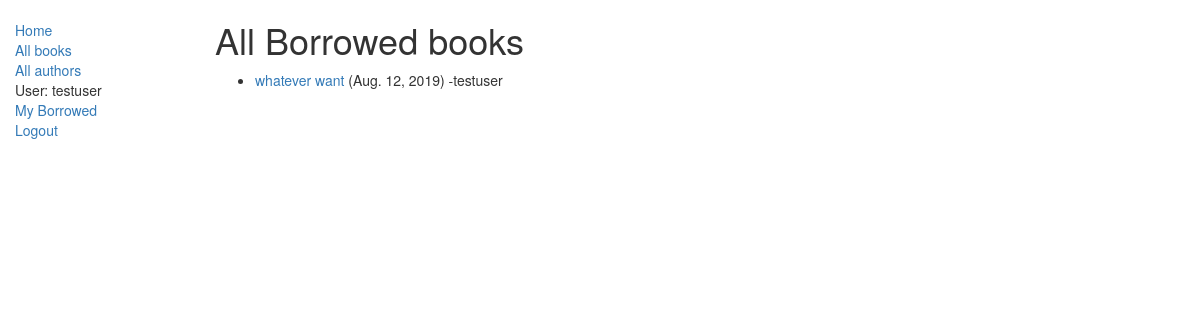
Screenshot of /catalog/borrowed (signed in) with the database file from the repository.
### catalog/models.py (models this page shows, shortened)
class BookInstance(models.Model):
    id = models.UUIDField(primary_key=True, default=uuid.uuid4, help_text='Unique ID for this particular book across whole library')
    book = models.ForeignKey('Book', on_delete= models.SET_NULL, null=True)
    imprint = models.CharField(max_length=200)
    due_back = models.DateField(null=True, blank =True)
    borrower = models.ForeignKey(User, on_delete=models.SET_NULL, null =True, blank = True)
    LOAN_STATUS = (
        ('m', 'Maintenance'),
        ('o', 'On loan'),
        ('a', 'Available'),
        ('r', 'Reserved'),
    )
    status = models.CharField(
        max_length =1,
        choices = LOAN_STATUS,
        blank = True,
        default = 'm',
        help_text='Book availability',
    )
    class Meta:
        ordering = ['due_back']
        permissions = (("can_mark_returned","Set book as returned"),)
    @property
    def is_overdue(self):
        if self.due_back and date.today() > self.due_back:
            return True
        return False

class Book(models.Model):
    title = models.CharField(max_length=200)
    author = models.ForeignKey('Author', on_delete=models.SET_NULL, null=True)
    summary = models.TextField(max_length=1000, help_text='Enter a brief description of the book')
    isbn = models.CharField('ISBN',max_length=13, help_text='13 Character <a href="https://www.isbn-international.org/content/what-isbn">ISBN number</a>')
    genre = models.ManyToManyField('Genre', help_text='Select a genre for this book')
    def display_genre(self):
        return ', '.join([ genre.name for genre in self.genre.all()[:3] ])
    display_genre.short_description = 'Genre'

### catalog/views.py (the view)
# urls.py: path('borrowed', views.loanedBooksListView.as_view(), name='all-borrowed'),
class loanedBooksListView(LoginRequiredMixin,generic.ListView):
    permission_required = 'catalog.can_mark_returned'
    model = BookInstance
    template_name = "catalog/bookinstance_list_borrowed_lb.html"
    paginate_by = 10
    context_object_name = 'bookinstance_list'
    def get_queryset(self):
        return BookInstance.objects.filter(status__exact='o').order_by('due_back')

### catalog/templates/catalog/bookinstance_list_borrowed_lb.html (shortened to what this page needs)
{% extends "base_generic.html" %}
{% block content %}
    <h1>All Borrowed books</h1>
    {% if bookinstance_list %}
    <ul>
      {% for bookinst in bookinstance_list %}
      <li class="{% if bookinst.is_overdue %}text-danger{% endif %}">
        <a href="{% url 'book-detail' bookinst.book.pk %}">{{bookinst.book.title}}</a> ({{ bookinst.due_back }}) -{{bookinst.borrower}}
      </li>
      {% endfor %}
    </ul>
    {% else %}
      <p>There are no books borrowed.</p>
    {% endif %}
{% endblock %}

### catalog/templates/base_generic.html (shortened to what this page needs)
<!DOCTYPE html>
<html lang="en">
<head>
  <link rel="stylesheet" href="https://maxcdn.bootstrapcdn.com/bootstrap/3.3.7/css/bootstrap.min.css">
  {% load static %}
  <link rel="stylesheet" href="{% static 'css/styles.css' %}">
</head>
<body>
  <div class="container-fluid">
    <div class="row">
      <div class="col-sm-2">
      {% block sidebar %}
      <ul class="sidebar-nav">
          <li><a href="{% url 'index' %}">Home</a></li>
          <li><a href="{% url 'books' %}">All books</a></li>
          <li><a href="{% url 'authors' %}">All authors</a></li>
          {% if user.is_authenticated %}
            <li>User: {{ user.get_username }}</li>
            <li><a href="{% url 'my-borrowed' %}">My Borrowed</a></li>
            <li><a href="{% url 'logout'%}?next={{request.path}}">Logout</a></li>
          {% else %}
            <li><a href="{% url 'login'%}?next={{request.path}}">Login</a></li>
          {% endif %}
      </ul>
     {% endblock %}
      </div>
      <div class="col-sm-10 ">
      {% block content %}{% endblock %}
      </div>
    </div>
  </div>
</body>
</html>

### catalog/static/css/styles.css (style rules this page uses)
.sidebar-nav { margin-top: 20px; padding: 0; list-style: none; }

### rows the page displays
BookInstance: book "whatever want", due_back "Aug. 12, 2019", borrower "testuser"

### other values shown
{{ user.get_username }} "testuser"
